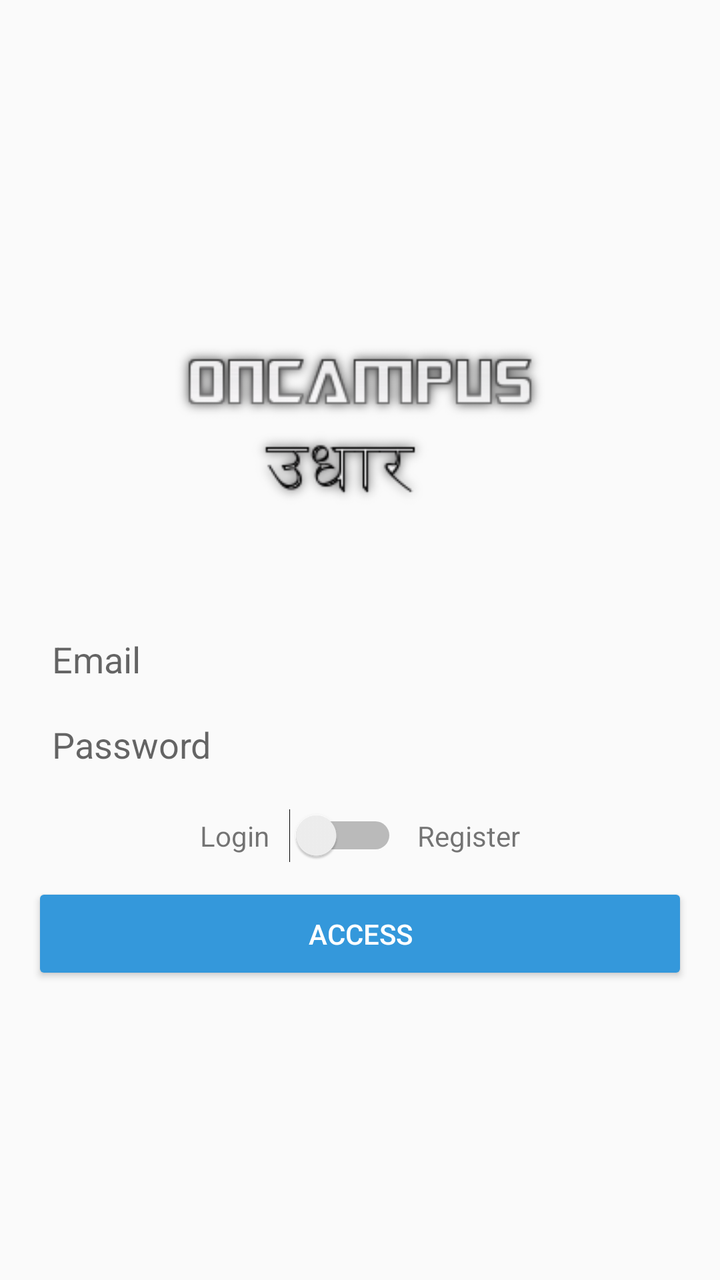
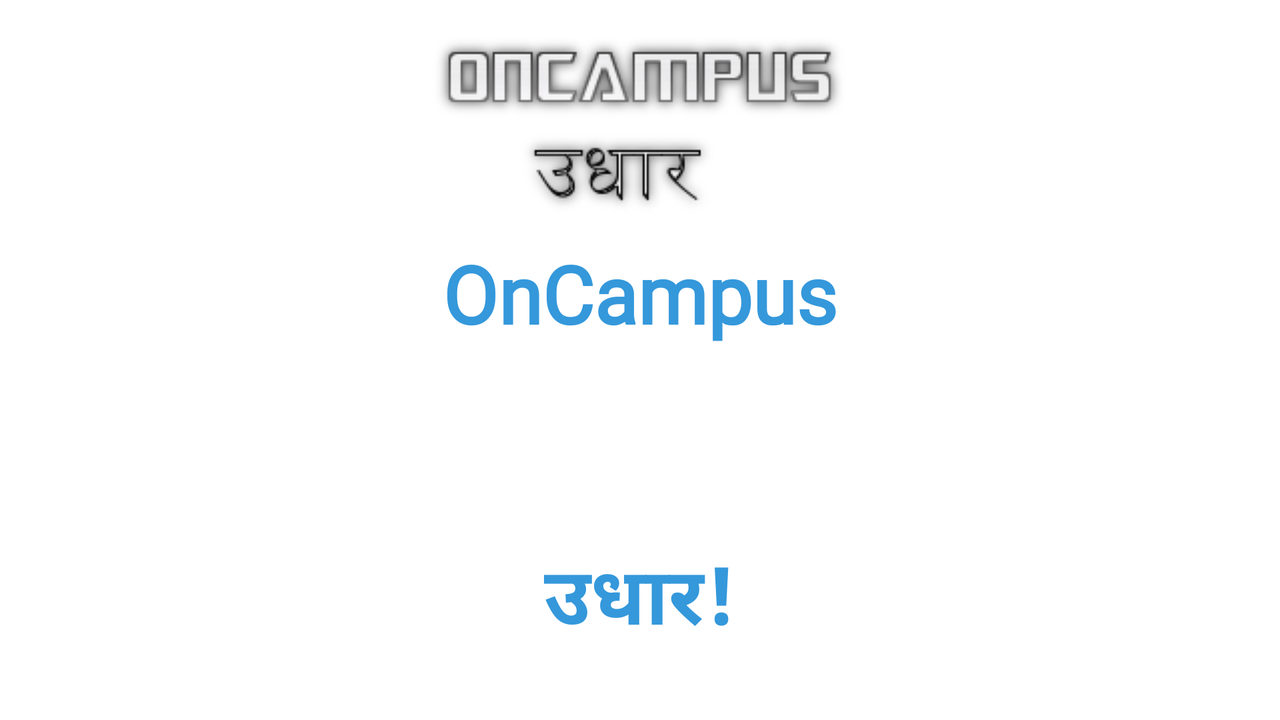

An Android layout and its configuration variant, each rendered on a device that would load it. The default file and the variant file are quoted in full after the pictures.
<!-- AndroidManifest.xml: application theme AppTheme -->
<!-- res/layout/activity_main.xml -->
<?xml version="1.0" encoding="utf-8"?>
<LinearLayout xmlns:android="http://schemas.android.com/apk/res/android"
    xmlns:app="http://schemas.android.com/apk/res-auto"
    xmlns:tools="http://schemas.android.com/tools"
    android:layout_width="match_parent"
    android:layout_height="match_parent"
    android:layout_margin="16dp"
    android:gravity="center"
    android:orientation="vertical"
    tools:context=".activity.MainActivity">


    <ImageView
        android:id="@+id/imageView"
        android:layout_width="200dp"
        android:layout_height="150dp"
        android:layout_marginBottom="20dp"
        app:srcCompat="@drawable/logo" />

    <EditText
        android:id="@+id/editRegisterEmail"
        android:layout_width="match_parent"
        android:layout_height="wrap_content"
        android:background="@drawable/bg_edit_text"
        android:ems="10"
        android:hint="Email"
        android:inputType="textEmailAddress"
        android:padding="10dp" />

    <EditText
        android:id="@+id/editRegisterPassword"
        android:layout_width="match_parent"
        android:layout_height="wrap_content"
        android:layout_marginTop="-2dp"
        android:background="@drawable/bg_edit_text"
        android:ems="10"
        android:hint="Password"
        android:inputType="textPassword"
        android:padding="10dp" />

    <LinearLayout
        android:layout_width="match_parent"
        android:layout_height="wrap_content"
        android:layout_marginTop="10dp"
        android:gravity="center"
        android:orientation="horizontal">

        <TextView
            android:id="@+id/textView"
            android:layout_width="wrap_content"
            android:layout_height="wrap_content"
            android:text="Login"
            tools:text="Login" />

        <Switch
            android:id="@+id/switchAccess"
            android:layout_width="wrap_content"
            android:layout_height="wrap_content"
            android:layout_marginLeft="10dp"
            android:layout_marginRight="10dp" />

        <TextView
            android:id="@+id/textView2"
            android:layout_width="wrap_content"
            android:layout_height="wrap_content"
            android:text="Register" />
    </LinearLayout>

    <Button
        android:id="@+id/buttonAccess"
        android:layout_width="match_parent"
        android:layout_height="wrap_content"
        android:layout_marginBottom="10dp"
        android:layout_marginTop="10dp"
        android:padding="16dp"
        android:text="Access"
        android:theme="@style/botaoPadrao" />
</LinearLayout>
<!-- resources referenced by this layout -->
<resources>
  <!-- drawable logo: png bitmap (drawable, 13151 bytes) -->
  <style name="botaoPadrao" parent="Theme.AppCompat.Light">
  
          <item name="colorControlHighlight">#FFC107</item>
          <item name="colorButtonNormal">@color/colorPrimary</item>
          <item name="android:textColor">@android:color/white</item>
      </style>
  <style name="AppTheme" parent="Theme.AppCompat.Light.DarkActionBar">
          
          <item name="colorPrimary">@color/colorPrimary</item>
          <item name="colorPrimaryDark">@color/colorPrimaryDark</item>
          <item name="colorAccent">@color/colorAccent</item>
      </style>
  <color name="colorPrimary">#3498DB</color>
  <color name="colorPrimaryDark">#3498DB</color>
  <color name="colorAccent">#3498DB</color>
</resources>
<!-- res/layout-land/activity_main.xml (the repository's variant of the layout above) -->
<!-- drawn on the phone turned sideways -->
<?xml version="1.0" encoding="utf-8"?>
<LinearLayout xmlns:android="http://schemas.android.com/apk/res/android"
    android:orientation="vertical" android:layout_width="match_parent"
    android:layout_height="match_parent"
    android:background="@android:color/white">


    <RelativeLayout
        android:id="@+id/linear1"
        android:layout_width="match_parent"
        android:layout_height="270dp">

        <ImageView
            android:id="@+id/image1"
            android:layout_width="wrap_content"
            android:layout_height="wrap_content"
            android:layout_centerHorizontal="true"
            android:layout_marginTop="10dp"
            android:background="@drawable/logo" />

        <TextView
            android:layout_width="wrap_content"
            android:layout_height="wrap_content"
            android:layout_below="@+id/image1"
            android:layout_centerHorizontal="true"
            android:layout_marginTop="5dp"
            android:paddingRight="@dimen/pad_value"
            android:paddingLeft="@dimen/pad_value"
            android:fontFamily="@font/comicsans"
            android:text="OnCampus"
            android:textColor="@color/colorPrimaryDark"
            android:textSize="40dp"
            android:textStyle="bold" />

    </RelativeLayout>

    <LinearLayout
        android:layout_width="match_parent"
        android:layout_height="match_parent"
        android:background="@android:color/white"
        android:id="@+id/ll1"

        android:orientation="vertical">

        <TextView
            android:id="@+id/text_view"
            android:layout_width="wrap_content"
            android:layout_height="wrap_content"
            android:paddingRight="@dimen/pad_value"
            android:paddingLeft="@dimen/pad_value"
            android:text="उधार!"
            android:textColor="@color/colorPrimaryDark"
            android:textSize="40dp"
            android:fontFamily="@font/consola"
            android:layout_gravity="center"
            android:textStyle="bold"
            />

    </LinearLayout>

</LinearLayout>
<!-- resources referenced by the variant -->
<!-- as the phone turned sideways resolves them -->
<resources>
  <color name="colorPrimaryDark">#3498DB</color>
  <dimen name="pad_value">16dp</dimen>
  <!-- drawable logo: png bitmap (drawable, 13151 bytes) -->
  <style name="AppTheme" parent="Theme.AppCompat.Light.DarkActionBar">
          
          <item name="colorPrimary">@color/colorPrimary</item>
          <item name="colorPrimaryDark">@color/colorPrimaryDark</item>
          <item name="colorAccent">@color/colorAccent</item>
      </style>
  <color name="colorPrimary">#3498DB</color>
  <color name="colorAccent">#3498DB</color>
</resources>
